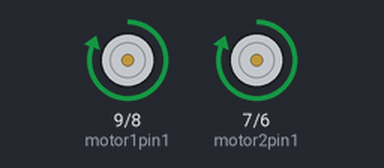
The sketch below on a simulated Arduino Uno, built with avr-gcc and run on an emulated ATmega328P. Parts: motor-driver pin pairs drawn as motors (green arrow = first pin HIGH = forward, orange = second pin HIGH = backward, longer = more drive, scaled by the enable pin).

Above: at 0.5 s.
At 2.3 s:
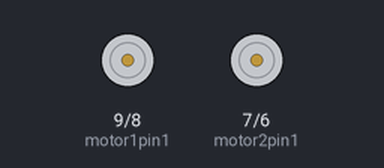
At 4.1 s:
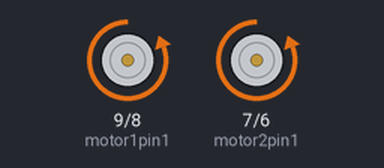
Timing chart, 0 to 5.5 s (numbered marks = the images above):
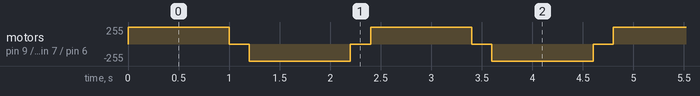

Measured:
- by itself, motor on pin 9 (motor1pin1) / pin 8 (motor1pin2), motor on pin 7 (motor2pin1) / pin 6 (motor2pin2): repeats every 2.4 s: stopped 0.20 s, backward 255/255 1.0 s, stopped 0.20 s, forward 255/255 1.0 s

The sketch:

Motor_Test.ino
```cpp
#include <IRremote.h>

#define IR_RECEIVE_PIN 2

int ENA = 10;
int motor1pin1 = 9;
int motor1pin2 = 8;
int motor2pin1 = 7;
int motor2pin2 = 6;
int ENB = 5;

int sec = 100;
int max_speed = 255;

#define IR_BUTTON_PLAY_PAUSE 64
#define IR_BUTTON_FAST_FORWARD 67
#define IR_BUTTON_REWIND 68
#define IR_BUTTON_VOL_UP 70
#define IR_BUTTON_VOL_DOWN 21
#define IR_BUTTON_STOP 71
/*#define IR_BUTTON_1 12
  #define IR_BUTTON_2 24
  #define IR_BUTTON_3 94*/

void setup() {
  Serial.begin(9600);
  pinMode(motor1pin1, OUTPUT);
  pinMode(motor1pin2, OUTPUT);
  pinMode(ENA, OUTPUT);
  pinMode(motor2pin1, OUTPUT);
  pinMode(motor2pin2, OUTPUT);
  pinMode(ENB, OUTPUT);
}

void loop() {

  forward();
  delay(1000);
  FINISH();
  delay(200);

  backward();
  delay(1000);
  FINISH();
  delay(200);

  /*left();
  delay(1000);
  FINISH();
  delay(200);

  right();
  delay(1000);
  FINISH();
  delay(200);*/

}
void forward() {

  analogWrite(ENA, max_speed); //Controlling speed (0 = off and 255 = max speed)
  analogWrite(ENB, max_speed); //Controlling speed (0 = off and 255 = max speed)


  digitalWrite(motor1pin1, HIGH);
  digitalWrite(motor1pin2, LOW);

  digitalWrite(motor2pin1, HIGH);
  digitalWrite(motor2pin2, LOW);
}

void right() {

  analogWrite(ENA, max_speed); //Controlling speed (0 = off and 255 = max speed)
  analogWrite(ENB, max_speed); //Controlling speed (0 = off and 255 = max speed)

  digitalWrite(motor1pin1, HIGH);
  digitalWrite(motor1pin2, LOW);

  digitalWrite(motor2pin1, LOW);
  digitalWrite(motor2pin2, HIGH);

}

void left() {

  analogWrite(ENA, max_speed); //Controlling speed (0 = off and 255 = max speed)
  analogWrite(ENB, max_speed); //Controlling speed (0 = off and 255 = max speed)

  digitalWrite(motor1pin1, LOW);
  digitalWrite(motor1pin2, HIGH);

  digitalWrite(motor2pin1, HIGH);
  digitalWrite(motor2pin2, LOW);
}

void backward() {

  analogWrite(ENA, max_speed); //Controlling speed (0 = off and 255 = max speed)
  analogWrite(ENB, max_speed); //Controlling speed (0 = off and 255 = max speed)

  digitalWrite(motor1pin1, LOW);
  digitalWrite(motor1pin2, HIGH);

  digitalWrite(motor2pin1, LOW);
  digitalWrite(motor2pin2, HIGH);

}

void FINISH() {

  digitalWrite(motor1pin1, LOW);
  digitalWrite(motor1pin2, LOW);

  digitalWrite(motor2pin1, LOW);
  digitalWrite(motor2pin2, LOW);
}

/*void acc(){
  for (int i = 0; i < max_speed; i+=4) {
    analogWrite(ENA, i);
    analogWrite(ENB, i);
  }
}

void dec(){
  for (int i = max_speed; i > 0; i-=4){
    analogWrite(ENA, i);
    analogWrite(ENB, i);
    delay(20);
  }
}*/
```
